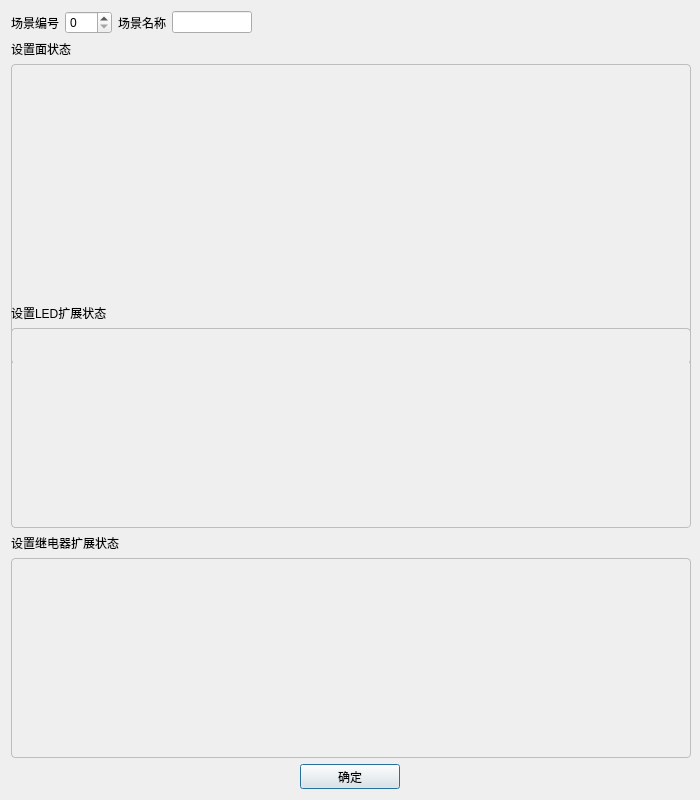
<?xml version="1.0" encoding="UTF-8"?>
<ui version="4.0">
 <class>DialogSetScene</class>
 <widget class="QDialog" name="DialogSetScene">
  <property name="geometry">
   <rect>
    <x>0</x>
    <y>0</y>
    <width>700</width>
    <height>800</height>
   </rect>
  </property>
  <property name="minimumSize">
   <size>
    <width>700</width>
    <height>800</height>
   </size>
  </property>
  <property name="maximumSize">
   <size>
    <width>700</width>
    <height>800</height>
   </size>
  </property>
  <property name="windowTitle">
   <string>Dialog</string>
  </property>
  <layout class="QGridLayout" name="gridLayout">
   <item row="0" column="0" colspan="3">
    <layout class="QHBoxLayout" name="horizontalLayout">
     <item>
      <widget class="QLabel" name="label">
       <property name="text">
        <string>场景编号</string>
       </property>
      </widget>
     </item>
     <item>
      <widget class="QSpinBox" name="spinBox">
       <property name="maximum">
        <number>127</number>
       </property>
      </widget>
     </item>
     <item>
      <widget class="QLabel" name="label_5">
       <property name="text">
        <string>场景名称</string>
       </property>
      </widget>
     </item>
     <item>
      <widget class="QLineEdit" name="scene_name"/>
     </item>
     <item>
      <spacer name="horizontalSpacer_2">
       <property name="orientation">
        <enum>Qt::Orientation::Horizontal</enum>
       </property>
       <property name="sizeHint" stdset="0">
        <size>
         <width>465</width>
         <height>20</height>
        </size>
       </property>
      </spacer>
     </item>
    </layout>
   </item>
   <item row="1" column="0" colspan="3">
    <layout class="QVBoxLayout" name="verticalLayout_3">
     <item>
      <widget class="QLabel" name="label_2">
       <property name="text">
        <string>设置面状态</string>
       </property>
      </widget>
     </item>
     <item>
      <widget class="QScrollArea" name="scrollArea">
       <property name="minimumSize">
        <size>
         <width>680</width>
         <height>300</height>
        </size>
       </property>
       <property name="maximumSize">
        <size>
         <width>680</width>
         <height>300</height>
        </size>
       </property>
       <property name="styleSheet">
        <string notr="true">QScrollArea {
    border: 1px solid #bdbdbd;
    border-radius: 4px;
    padding: 1px;
}</string>
       </property>
       <property name="widgetResizable">
        <bool>true</bool>
       </property>
       <widget class="QWidget" name="sel_panel">
        <property name="geometry">
         <rect>
          <x>0</x>
          <y>0</y>
          <width>676</width>
          <height>296</height>
         </rect>
        </property>
       </widget>
      </widget>
     </item>
    </layout>
   </item>
   <item row="2" column="0" colspan="3">
    <layout class="QVBoxLayout" name="verticalLayout_2">
     <item>
      <widget class="QLabel" name="label_3">
       <property name="text">
        <string>设置LED扩展状态</string>
       </property>
      </widget>
     </item>
     <item>
      <widget class="QScrollArea" name="scrollArea_led">
       <property name="minimumSize">
        <size>
         <width>680</width>
         <height>200</height>
        </size>
       </property>
       <property name="maximumSize">
        <size>
         <width>680</width>
         <height>200</height>
        </size>
       </property>
       <property name="styleSheet">
        <string notr="true">QScrollArea {
    border: 1px solid #bdbdbd;
    border-radius: 4px;
    padding: 1px;
}</string>
       </property>
       <property name="widgetResizable">
        <bool>true</bool>
       </property>
       <widget class="QWidget" name="sel_led">
        <property name="geometry">
         <rect>
          <x>0</x>
          <y>0</y>
          <width>676</width>
          <height>196</height>
         </rect>
        </property>
       </widget>
      </widget>
     </item>
    </layout>
   </item>
   <item row="3" column="0" colspan="3">
    <layout class="QVBoxLayout" name="verticalLayout">
     <item>
      <widget class="QLabel" name="label_4">
       <property name="text">
        <string>设置继电器扩展状态</string>
       </property>
      </widget>
     </item>
     <item>
      <widget class="QScrollArea" name="scrollArea_relay">
       <property name="minimumSize">
        <size>
         <width>680</width>
         <height>200</height>
        </size>
       </property>
       <property name="maximumSize">
        <size>
         <width>680</width>
         <height>200</height>
        </size>
       </property>
       <property name="styleSheet">
        <string notr="true">QScrollArea {
    border: 1px solid #bdbdbd;
    border-radius: 4px;
    padding: 1px;
}</string>
       </property>
       <property name="widgetResizable">
        <bool>true</bool>
       </property>
       <widget class="QWidget" name="sel_relay">
        <property name="geometry">
         <rect>
          <x>0</x>
          <y>0</y>
          <width>676</width>
          <height>196</height>
         </rect>
        </property>
       </widget>
      </widget>
     </item>
    </layout>
   </item>
   <item row="4" column="0">
    <spacer name="horizontalSpacer">
     <property name="orientation">
      <enum>Qt::Orientation::Horizontal</enum>
     </property>
     <property name="sizeHint" stdset="0">
      <size>
       <width>282</width>
       <height>20</height>
      </size>
     </property>
    </spacer>
   </item>
   <item row="4" column="1">
    <widget class="QPushButton" name="pushButton">
     <property name="sizePolicy">
      <sizepolicy hsizetype="Expanding" vsizetype="Fixed">
       <horstretch>0</horstretch>
       <verstretch>0</verstretch>
      </sizepolicy>
     </property>
     <property name="minimumSize">
      <size>
       <width>100</width>
       <height>25</height>
      </size>
     </property>
     <property name="maximumSize">
      <size>
       <width>100</width>
       <height>25</height>
      </size>
     </property>
     <property name="layoutDirection">
      <enum>Qt::LayoutDirection::LeftToRight</enum>
     </property>
     <property name="text">
      <string>确定</string>
     </property>
     <property name="iconSize">
      <size>
       <width>16</width>
       <height>16</height>
      </size>
     </property>
    </widget>
   </item>
   <item row="4" column="2">
    <spacer name="horizontalSpacer_3">
     <property name="orientation">
      <enum>Qt::Orientation::Horizontal</enum>
     </property>
     <property name="sizeHint" stdset="0">
      <size>
       <width>282</width>
       <height>20</height>
      </size>
     </property>
    </spacer>
   </item>
  </layout>
 </widget>
 <resources/>
 <connections/>
</ui>
